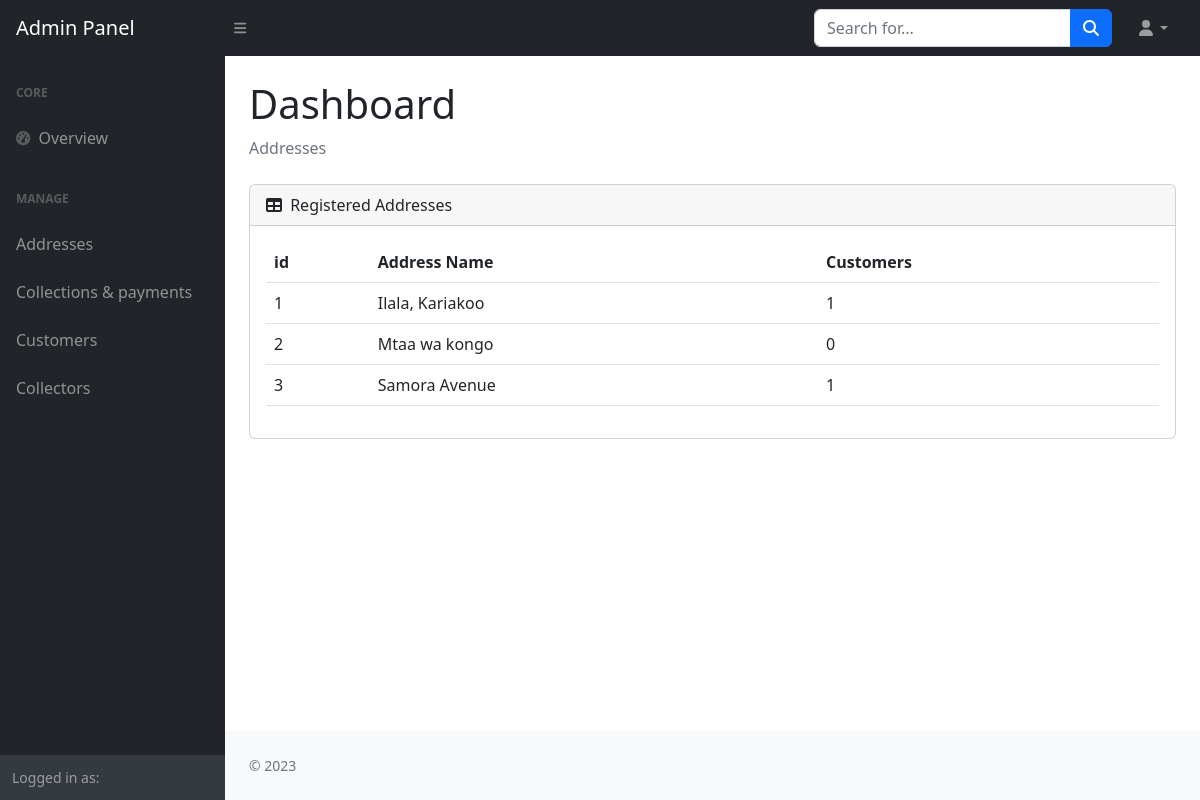
The page /addresses/ on the database as committed earlier.
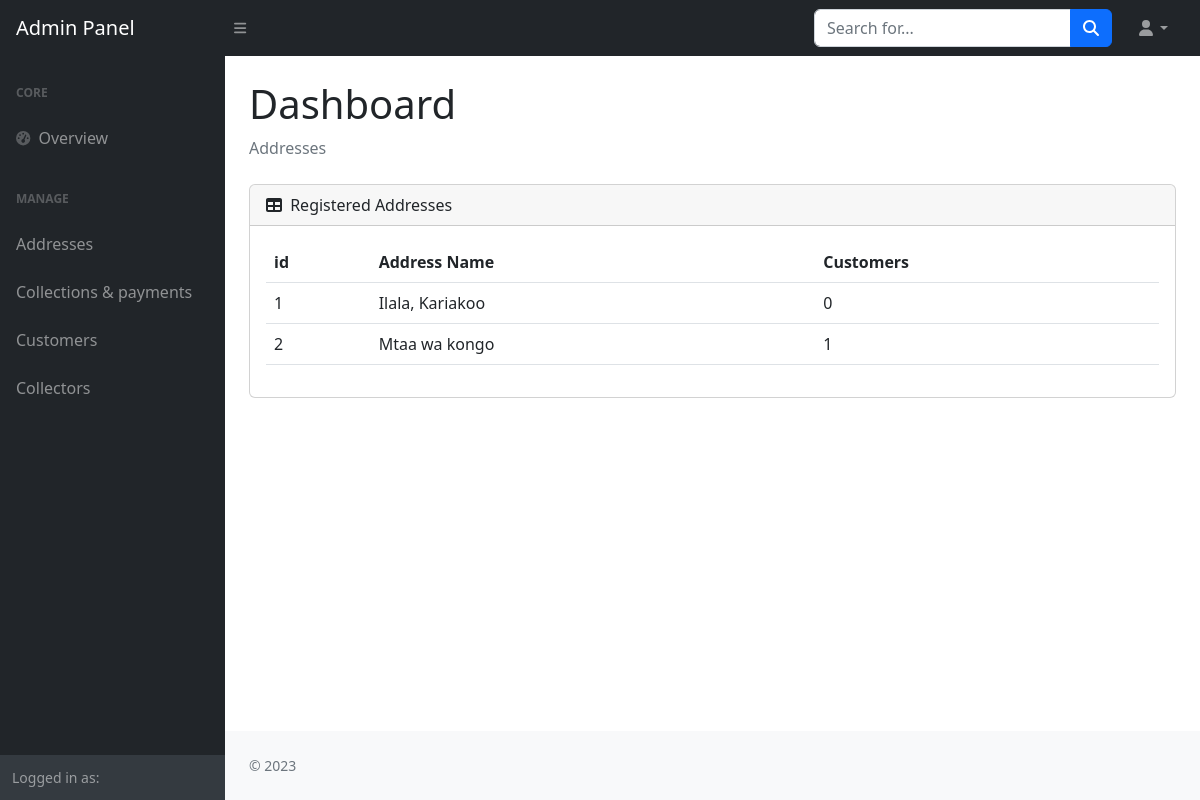
The same page on the database as committed later.
### wms_app/models.py (models this page shows, shortened)
class Area(models.Model):
    name = models.CharField(max_length=100)

### wms_app/views.py (the view)
# urls.py: path('addresses/', address_view, name='addresses'),
def address_view(request):
    areas = Area.objects.all()
    area_data = []
    for area in areas:
        customers_count = Customer.objects.filter(address=area.id, role='1').count()
        area_data.append({'area': area, 'customer_count': customers_count})
    return render(request, 'dashboard/address.html', {'area_data': area_data})

### templates/dashboard/address.html (shortened to what this page needs)
{% extends 'dashboard/base.html' %}
{% load static %}
{% block body %}
<body class="sb-nav-fixed">
    <nav class="sb-topnav navbar navbar-expand navbar-dark bg-dark">
        <a class="navbar-brand ps-3" href="index.html">Admin Panel</a>
        <button class="btn btn-link btn-sm order-1 order-lg-0 me-4 me-lg-0" id="sidebarToggle" href="#!"><i class="fas fa-bars"></i></button>
        <form class="d-none d-md-inline-block form-inline ms-auto me-0 me-md-3 my-2 my-md-0">
            <div class="input-group">
                <input class="form-control" type="text" placeholder="Search for..." aria-label="Search for..." aria-describedby="btnNavbarSearch" />
                <button class="btn btn-primary" id="btnNavbarSearch" type="button"><i class="fas fa-search"></i></button>
            </div>
        </form>
        <ul class="navbar-nav ms-auto ms-md-0 me-3 me-lg-4">
            <li class="nav-item dropdown">
                <a class="nav-link dropdown-toggle" id="navbarDropdown" href="#" role="button" data-bs-toggle="dropdown" aria-expanded="false"><i class="fas fa-user fa-fw"></i></a>
            </li>
        </ul>
    </nav>
    <div id="layoutSidenav">
        {% include "dashboard/admin_side_panel.html" %}
        <div id="layoutSidenav_content">
            <main>
                <div class="container-fluid px-4">
                    <h1 class="mt-4">Dashboard</h1>
                    <ol class="breadcrumb mb-4">
                        <li class="breadcrumb-item active">Addresses</li>
                    </ol>
                    <div class="card mb-4">
                        <div class="card-header">
                            <i class="fas fa-table me-1"></i>
                            Registered Addresses
                        </div>
                        <div class="card-body">
                            <table id="" class='table'>
                                <thead>
                                    <tr>
                                        <th>id</th>
                                        <th>Address Name</th>
                                        <th>Customers</th>
                                    </tr>
                                </thead>
                                <tbody>
                                    {% for data in area_data %}
                                        <tr>
                                        <td>{{ data.area.id }}</td>
                                        <td>{{ data.area.name }}</td>
                                        <td>{{ data.customer_count }}</td>
                                        </tr>
                                    {% endfor %}
                                </tbody>
                            </table>
                        </div>
                    </div>
                </div>
            </main>
            <footer class="py-4 bg-light mt-auto">
                <div class="container-fluid px-4">
                    <div class="d-flex align-items-center justify-content-between small">
                        <div class="text-muted">&copy; 2023</div>
                    </div>
                </div>
            </footer>
        </div>
    </div>
</body>
{% endblock body %}

Rows that differ between the two databases and show on the page:
removed Area: area.id "3", area.name "Samora Avenue", customer_count "1"
computed for Area "Ilala, Kariakoo": customer_count "1" → "0"
computed for Area "Mtaa wa kongo": customer_count "0" → "1"
